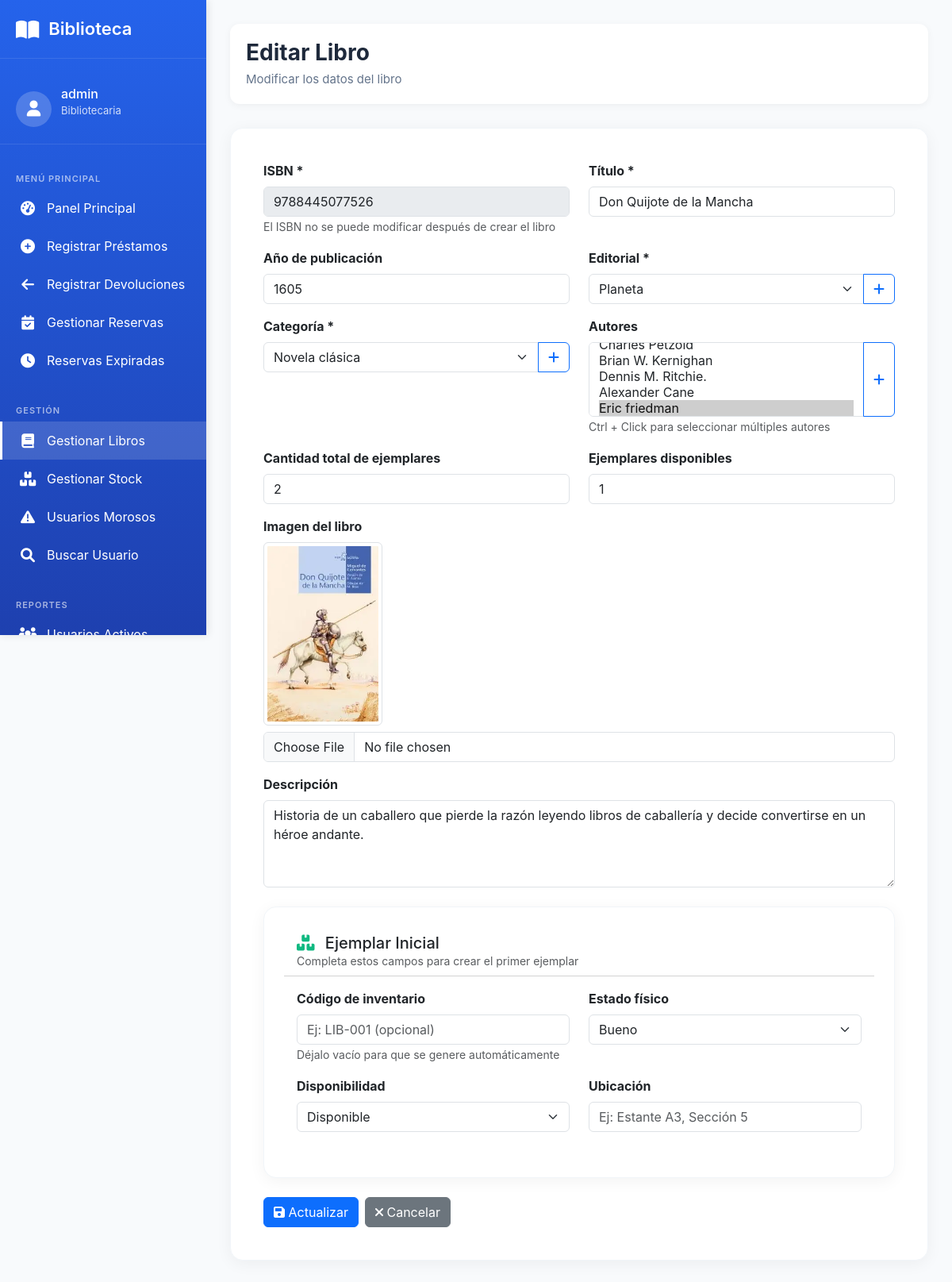
The app's page /catalogo/gestion/libros/editar/7/ (signed in), older data.
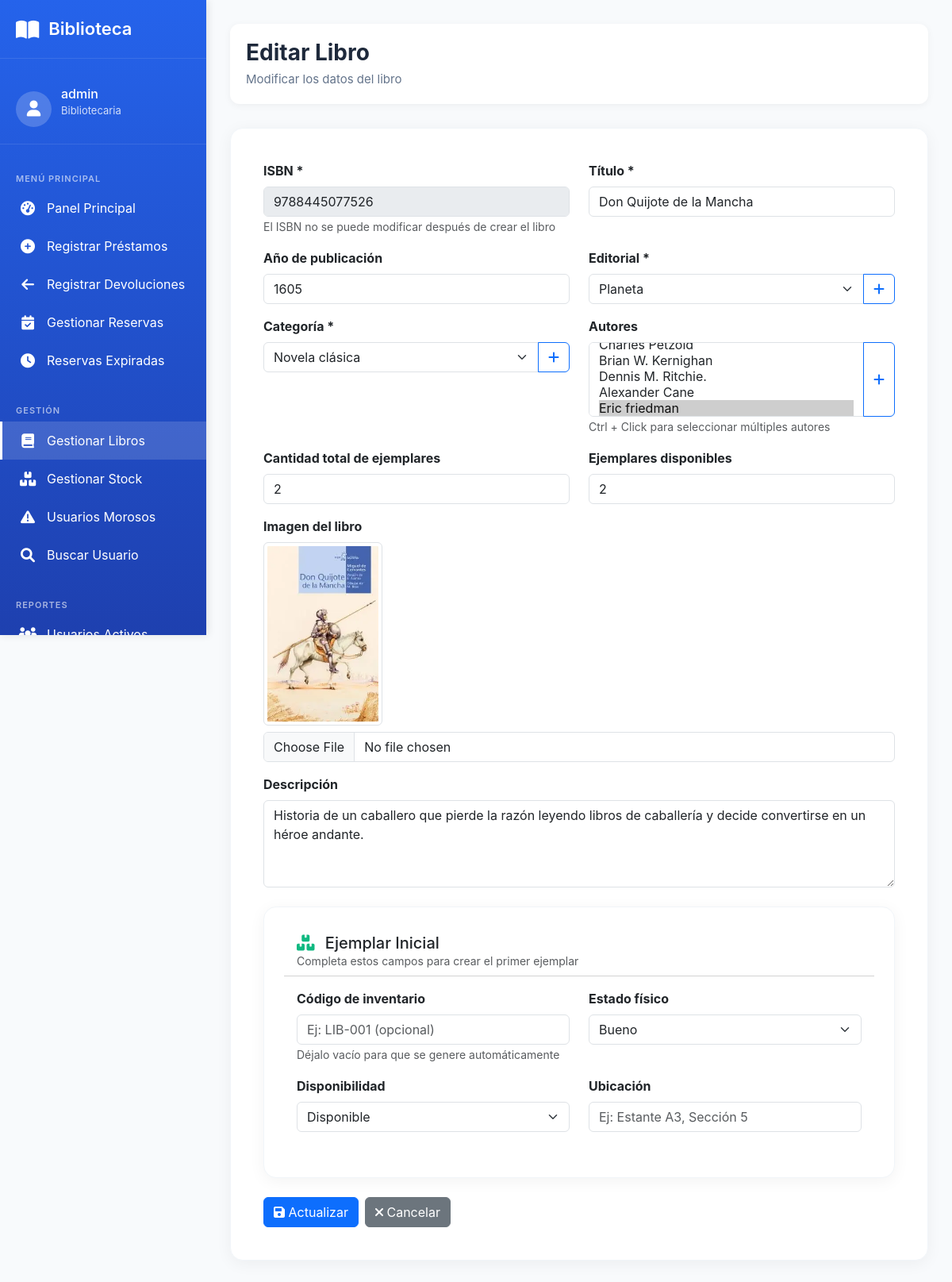
The same page, newer data.
### catalogo/models.py (models this page shows, shortened)
class Libro(models.Model):
    activo = models.BooleanField(default=True, verbose_name="Activo")
    """Libros del catálogo"""
    isbn = models.CharField(
        max_length=20,
        unique=True,
        verbose_name="ISBN"
    )
    titulo = models.CharField(
        max_length=200,
        verbose_name="Título"
    )
    anio_publicacion = models.IntegerField(
        blank=True,
        null=True,
        verbose_name="Año de publicación"
    )
    descripcion = models.TextField(
        blank=True,
        null=True,
        verbose_name="Descripción / Sinopsis",
        help_text="Breve descripción o sinopsis del libro"
    )
    editorial = models.ForeignKey(
        Editorial,
        on_delete=models.PROTECT,
        verbose_name="Editorial"
    )
    categoria = models.ForeignKey(
        Categoria,
        on_delete=models.PROTECT,
        verbose_name="Categoría"
    )
    autores = models.ManyToManyField(
        Autor,
        through='LibroAutor',
        verbose_name="Autores"
    )
    imagen = models.ImageField(
        upload_to='libros/',
        blank=True,
        null=True,
        verbose_name="Imagen de tapa"
    )
    cantidad_total = models.IntegerField(
        default=0,
        verbose_name="Total de ejemplares"
    )
    inventario_disponible = models.IntegerField(
        default=0,
        verbose_name="Ejemplares disponibles"
    )
    class Meta:
        verbose_name = "Libro"
        verbose_name_plural = "Libros"

class Editorial(models.Model):
    nombre = models.CharField(
        max_length=100,
        unique=True,
        verbose_name="Nombre de la editorial"
    )
    class Meta:
        verbose_name = "Editorial"
        verbose_name_plural = "Editoriales"

class Categoria(models.Model):
    nombre = models.CharField(
        max_length=100,
        unique=True,
        verbose_name="Nombre de la categoría"
    )
    class Meta:
        verbose_name = "Categoría"
        verbose_name_plural = "Categorías"
        ordering = ['nombre']

### catalogo/views.py (the view, shortened to what this page needs)
# urls.py: path('gestion/libros/editar/<int:libro_id>/', views.libro_editar, name='libro_editar'),
@staff_member_required
def libro_editar(request, libro_id):
    libro = get_object_or_404(Libro, id=libro_id)
    editoriales = Editorial.objects.all()
    categorias = Categoria.objects.all()
    autores = Autor.objects.all()
    autores_seleccionados = libro.autores.values_list('id', flat=True)
    context = {
        'libro': libro,
        'editoriales': editoriales,
        'categorias': categorias,
        'autores': autores,
        'autores_seleccionados': list(autores_seleccionados),
        'estado_fisico_choices': Ejemplar.ESTADO_FISICO_CHOICES,
        'disponibilidad_choices': Ejemplar.DISPONIBILIDAD_CHOICES,
    }
    return render(request, 'bibliotecario/libro_form.html', context)

### templates/bibliotecario/libro_form.html (shortened to what the changed rows need)
{% extends 'base/menu_bibliotecario.html' %}
{% block main_content %}
<div class="content-header">
    <div class="page-title">
        <h1>{% if libro %}Editar{% else %}Nuevo{% endif %} Libro</h1>
    </div>
</div>
<div class="card">
    <div class="card-body">
        <form method="post" enctype="multipart/form-data" id="formLibro">
            <div class="row">
                <div class="col-md-6 mb-3">
                    <label class="form-label fw-bold">ISBN *</label>
                    {% if libro %}
                        <input type="text" name="isbn" class="form-control" value="{{ libro.isbn|default:'' }}" readonly style="background-color: #e9ecef; cursor: not-allowed;">
                        <small class="text-muted">El ISBN no se puede modificar después de crear el libro</small>
                    {% else %}
                        <input type="text" name="isbn" class="form-control" value="{{ libro.isbn|default:'' }}" required>
                    {% endif %}
                </div>
                <div class="col-md-6 mb-3">
                    <label class="form-label fw-bold">Título *</label>
                    <input type="text" name="titulo" class="form-control" value="{{ libro.titulo|default:'' }}" required>
                </div>
            </div>
            <div class="row">
                <div class="col-md-6 mb-3">
                    <label class="form-label fw-bold">Año de publicación</label>
                    <input type="number" name="anio_publicacion" class="form-control" value="{{ libro.anio_publicacion|default:'' }}">
                </div>
                <div class="col-md-6 mb-3">
                    <div class="input-group">
                        <select name="editorial" class="form-select" required>
                            {% for editorial in editoriales %}
                            <option value="{{ editorial.id }}" {% if libro.editorial.id == editorial.id %}selected{% endif %}>
                                {{ editorial.nombre }}
                            </option>
                            {% endfor %}
                        </select>
                        <button type="button" class="btn btn-outline-primary" data-bs-toggle="modal" data-bs-target="#modalEditorial">
                            <i class="fas fa-plus"></i>
                        </button>
                    </div>
                </div>
            </div>
            <div class="row">
                <div class="col-md-6 mb-3">
                    <div class="input-group">
                        <select name="categoria" class="form-select" required>
                            {% for categoria in categorias %}
                            <option value="{{ categoria.id }}" {% if libro.categoria.id == categoria.id %}selected{% endif %}>
                                {{ categoria.nombre }}
                            </option>
                            {% endfor %}
                        </select>
                        <button type="button" class="btn btn-outline-primary" data-bs-toggle="modal" data-bs-target="#modalCategoria">
                            <i class="fas fa-plus"></i>
                        </button>
                    </div>
                </div>
            </div>
            <div class="row">
                <div class="col-md-6 mb-3">
                    <label class="form-label fw-bold">Cantidad total de ejemplares</label>
                    <input type="number" name="cantidad_total" class="form-control" value="{{ libro.cantidad_total|default:'0' }}" min="0">
                </div>
                <div class="col-md-6 mb-3">
                    <label class="form-label fw-bold">Ejemplares disponibles</label>
                    <input type="number" name="inventario_disponible" class="form-control" value="{{ libro.inventario_disponible|default:'0' }}" min="0">
                </div>
            </div>
            <div class="mb-3">
                {% if libro.imagen %}
                <div class="mb-2">
                    <img src="{{ libro.imagen.url }}" alt="{{ libro.titulo }}" style="max-width: 150px;" class="img-thumbnail">
                </div>
                {% endif %}
            </div>
            <div class="mb-3">
                <label class="form-label fw-bold">Descripción</label>
                <textarea name="descripcion" class="form-control" rows="4">{{ libro.descripcion|default:'' }}</textarea>
            </div>
        </form>
    </div>
</div>
{% endblock %}

Row changes from the older to the newer data that the page shows:
changed Libro "Don Quijote de la Mancha": inventario_disponible "1" → "2"
